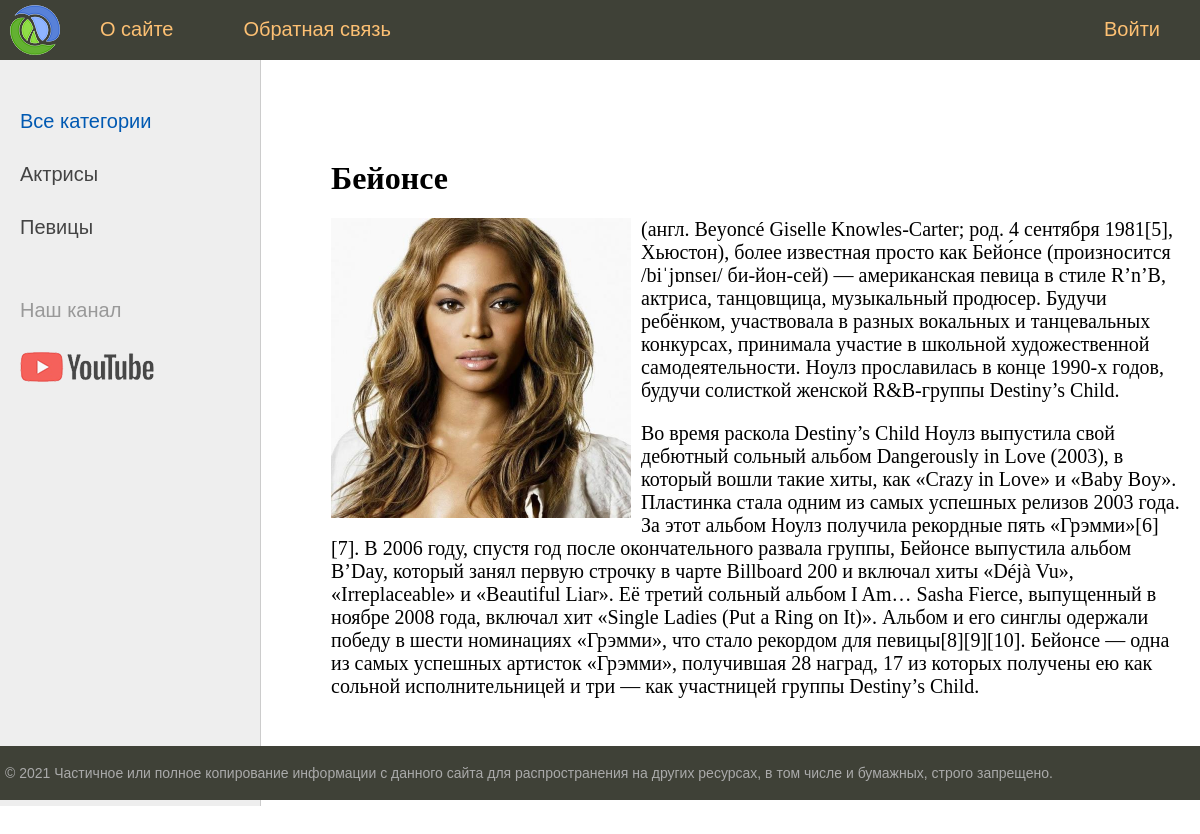
/post/bejonse/, run on the app's committed database.
### women/models.py (models this page shows, shortened)
class Category(Model):
    name = CharField(max_length=100, db_index=True, verbose_name='Категория')
    slug = SlugField(max_length=255, unique=True, db_index=True, verbose_name='URL')
    def get_absolute_url(self):
        return reverse('category', kwargs={'cat_slug': self.slug})
    class Meta:
        verbose_name = 'Категория'
        verbose_name_plural = 'Категории'
        ordering = ['id']

class Women(Model):
    title = CharField(max_length=255, verbose_name='Заголовок')
    slug = SlugField(max_length=255, unique=True, db_index=True, verbose_name='URL')
    content = TextField(blank=True, verbose_name='Текст статьи')
    photo = ImageField(upload_to='photos/%Y/%m/%d/', verbose_name='Фото')
    time_create = DateTimeField(auto_now_add=True, verbose_name='Время создания')
    time_update = DateTimeField(auto_now=True, verbose_name='Время изменения')
    is_published = BooleanField(default=True, verbose_name='Публикация')
    cat = ForeignKey('Category', on_delete=PROTECT, verbose_name='Категории')
    def __str__(self):
        return self.title
    class Meta:
        verbose_name = 'Известные женщины'
        verbose_name_plural = 'Известные женщины'
        ordering = ['time_create', 'title']

### women/views.py (the view)
# urls.py: path('post/<slug:post_slug>/', ShowPost.as_view(), name='post'),
class ShowPost(DataMixin, DetailView):
    model = Women
    template_name = 'women/post.html'
    slug_url_kwarg = 'post_slug'
    context_object_name = 'post'
    def get_context_data(self, *, object_list=None, **kwargs):
        context = super().get_context_data(**kwargs)
        c_def = self.get_user_context(title=context['post'])
        return dict(list(context.items()) + list(c_def.items()))

### women/templatetags/women_tags.py (called while the page is built)
@register.inclusion_tag('women/list_categories.html')
def show_categories(sort=None, cat_selected=0):
    if not sort:
        cats = Category.objects.annotate(Count('women'))
    else:
        cats = Category.objects.order_by(sort).annotate(Count('women'))
    return {'cats': cats, 'cat_selected': cat_selected}

### women/utils.py (called while the page is built)
    def get_user_context(self, **kwargs):
        context = kwargs
        cats = Category.objects.annotate(Count('women'))
        user_menu = menu.copy()
        if not self.request.user.is_authenticated:
            user_menu.pop(1)
        context['menu'] = user_menu
        context['cats'] = cats
        if 'cat_selected' not in context:
            context['cat_selected'] = 0
        return context

### women/templates/women/post.html
{% extends 'women/base.html' %}
{% block content %}
<h1>{{post.title}}</h1>
{% if post.photo %}
<p><img class="img-article-left" src="{{post.photo.url}}"></p>
{% endif %}
{{post.content|linebreaks}}
{% endblock %}

### women/templates/women/list_categories.html
{% for c in cats %}
	{% if c.women__count > 0 %}
		{% if c.pk == cat_selected %}
			<li class="selected">{{c.name}}</li>
		{% else %}
			<li><a href="{{ c.get_absolute_url }}">{{c.name}}</a></li>
		{% endif %}
	{% endif %}
{% endfor %}

### women/static/women/css/styles.css (style rules this page uses)
html, body { font-family: 'Arial'; margin: 0; padding: 0; height: 100%; width: 100%; color: #444; }
a { color: #0059b2; text-decoration: none; }
img { max-width: 600px; height: auto; }
img.img-article-left { max-width: 300px; height: auto; float: left; padding: 0 10px 10px 0; }
.left-chapters ul li { margin: 30px 0 0 0; color: #999; }
.left-chapters ul li a { color: #444; text-decoration: none; }
.content-text h1 { font-size: 32px; }

### data on the page
Category: name "Актрисы"
Category: name "Певицы"
Women: title "Бейонсе", photo (picture), content "(англ. Beyoncé Giselle Knowles-Carter; род. 4 сентября 1981[5], Хьюстон), более известная просто как Бейо́нсе (произносится /biˈjɒnseɪ/ би-йон-сей) — американская певица в стиле R’n’B, актриса, танцовщица, музыкальный продюсер. Будучи ребёнком, участвовала в разных вокальных и танцевальных конкурсах, принимала участие в школьной художественной самодеятельности. Ноулз прославилась в конце 1990-х годов, будучи солисткой женской R&B-группы Destiny’s Child. Во время раскола Destiny’s Child Ноулз выпустила свой дебютный сольный альбом Dangerously in Love (2003), в который вошли такие хиты, как «Crazy in Love» и «Baby Boy». Пластинка стала одним из самых успешных релизов 2003 года. За этот альбом…"

### other printed values
{{ m.title }} "О сайте" "Обратная связь"
{{ m.title }} "Войти"
